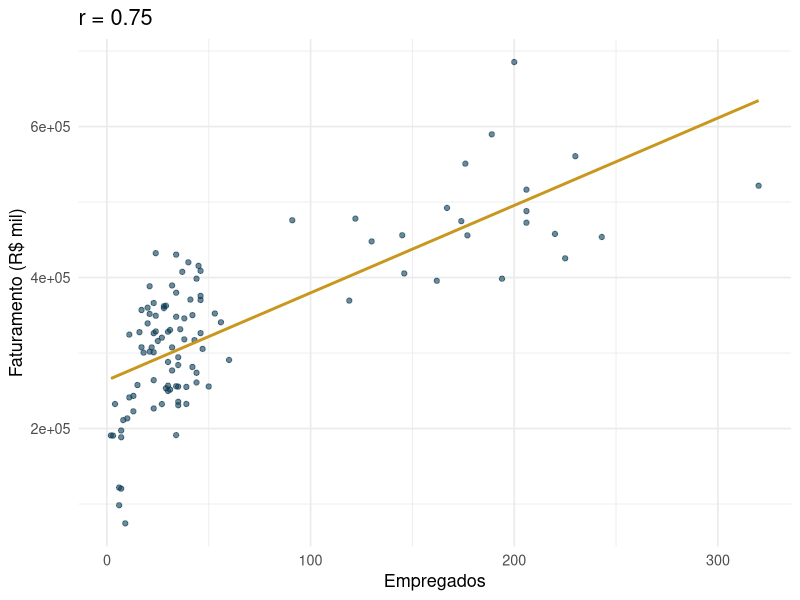

Recreate this plot in R.
## ---- chunk 1
knitr::opts_chunk$set(echo = TRUE, warning = FALSE, message = FALSE, fig.retina = 2, fig.height=4.2)
suppressPackageStartupMessages(library(tidyverse))
empresas <- read.csv("empresas.csv")
var_n <- function(x) mean((x - mean(x))^2)
assimetria <- function(x) mean((x-mean(x))^3) / var_n(x)^{3/2}
curtose <- function(x) mean((x-mean(x))^4) / var_n(x)^2
## ---- chunk 2
r <- cor(empresas$empregados99, empresas$faturamento99)
ggplot(empresas, aes(empregados99, faturamento99)) +
  geom_point(alpha=.6, color="#0d3b54") + geom_smooth(method="lm", se=FALSE, color="#c9971e") +
  labs(title = paste0("r = ", round(r,2)), x = "Empregados", y = "Faturamento (R$ mil)") +
  theme_minimal(base_size=13)
## ---- chunk 3
empresas |> summarise(
  assimetria = assimetria(faturamento99),
  curtose    = curtose(faturamento99)
)
